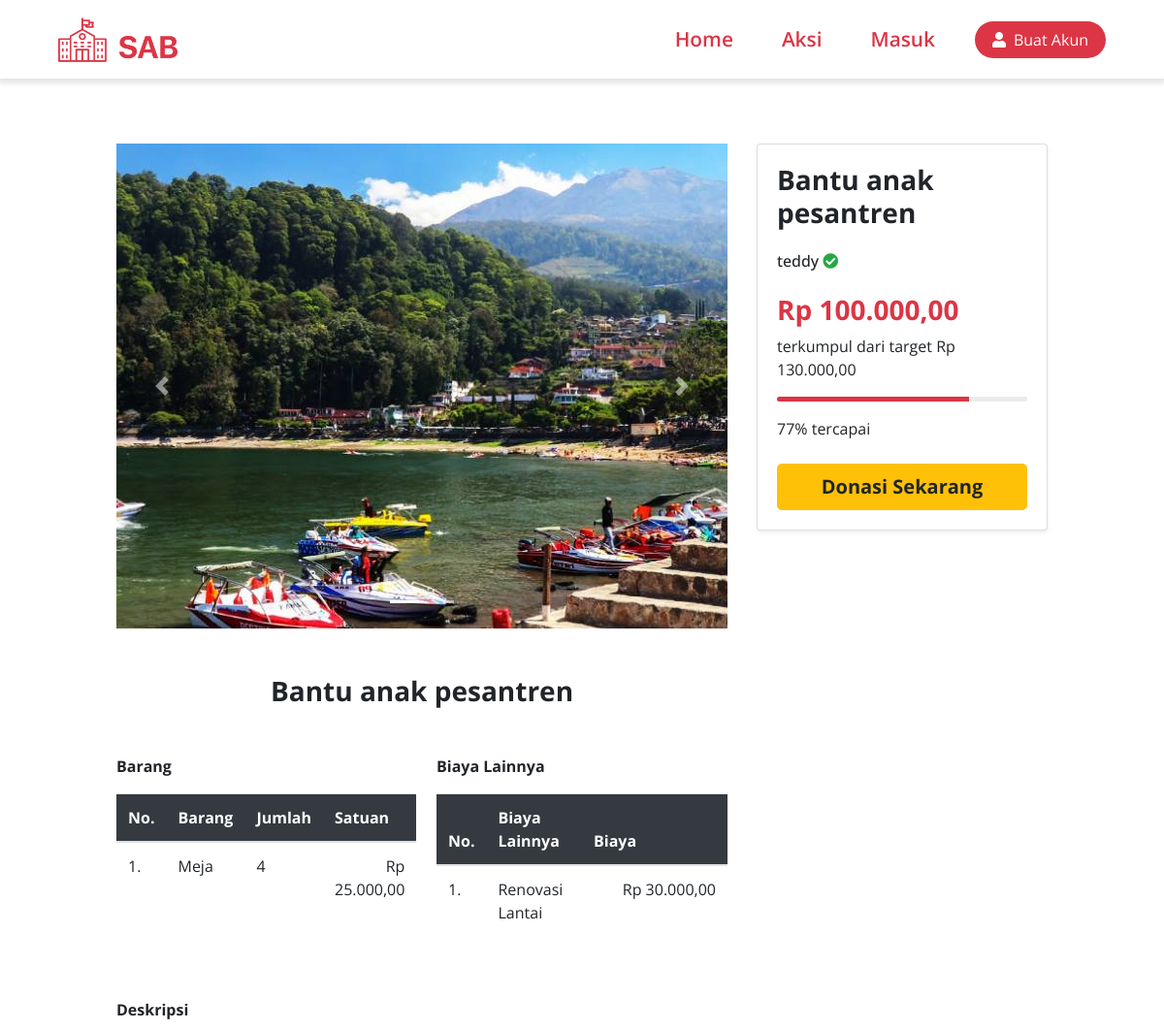
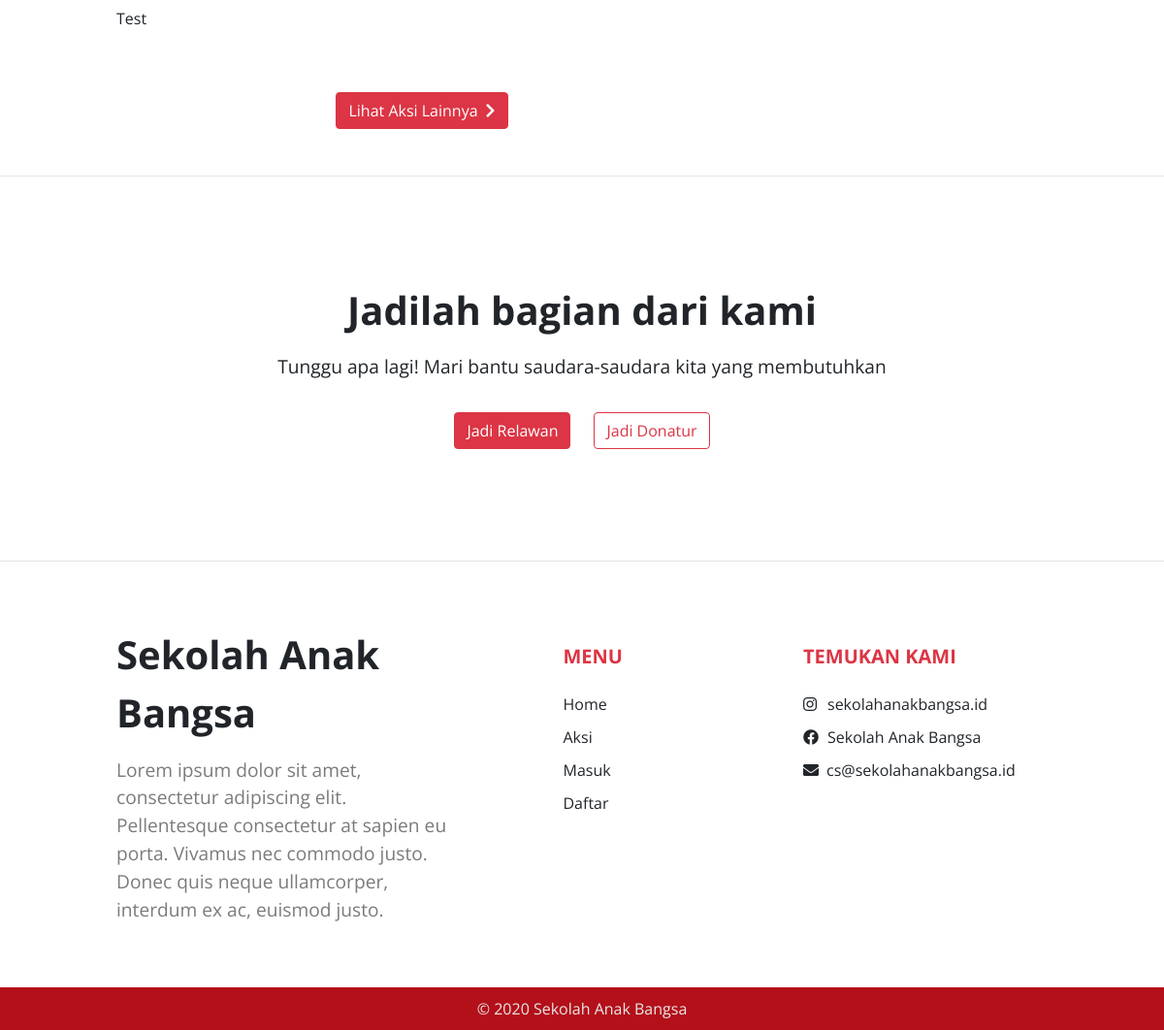
Page /donasi?id=6 on the committed database (2 pictures, top to bottom).
### tables this page shows
CREATE TABLE `gambar_aksi` (
  `id` int(11) NOT NULL,
  `id_aksi` int(11) NOT NULL,
  `gambar` varchar(100) NOT NULL,
  `creaby` varchar(100) NOT NULL,
  `creadate` datetime NOT NULL DEFAULT current_timestamp(),
  `modiby` varchar(100) NOT NULL,
  `modidate` datetime NOT NULL DEFAULT current_timestamp(),
  `row_status` enum('A','D') NOT NULL
);

CREATE TABLE `aksi` (
  `id_aksi` int(11) NOT NULL,
  `id_relawan` int(11) NOT NULL,
  `nama_aksi` varchar(100) NOT NULL,
  `target_donasi` decimal(10,0) NOT NULL,
  `deskripsi_aksi` varchar(255) NOT NULL,
  `tanggal_selesai` datetime NOT NULL DEFAULT current_timestamp(),
  `creaby` varchar(100) NOT NULL,
  `creadate` datetime NOT NULL DEFAULT current_timestamp(),
  `modiby` varchar(100) NOT NULL,
  `modidate` datetime NOT NULL DEFAULT current_timestamp(),
  `row_status` enum('A','D') NOT NULL
);

CREATE TABLE `aksi_barang` (
  `id` int(11) NOT NULL,
  `id_aksi` int(11) NOT NULL,
  `id_barang` int(11) NOT NULL,
  `jumlah` int(11) NOT NULL,
  `harga_satuan` int(11) NOT NULL,
  `creaby` varchar(100) NOT NULL,
  `creadate` datetime NOT NULL DEFAULT current_timestamp(),
  `modiby` varchar(100) NOT NULL,
  `modidate` datetime NOT NULL DEFAULT current_timestamp(),
  `row_status` enum('A','D') NOT NULL
);

CREATE TABLE `barang` (
  `id_barang` int(11) NOT NULL,
  `nama_barang` varchar(100) NOT NULL,
  `deskripsi_barang` varchar(255) NOT NULL,
  `creaby` varchar(100) NOT NULL,
  `creadate` datetime NOT NULL DEFAULT current_timestamp(),
  `modiby` varchar(100) NOT NULL,
  `modidate` datetime NOT NULL DEFAULT current_timestamp(),
  `row_status` enum('A','D') NOT NULL
);

CREATE TABLE `aksi_biaya_lainnya` (
  `id` int(11) NOT NULL,
  `id_aksi` int(11) NOT NULL,
  `id_biaya_lainnya` int(11) NOT NULL,
  `biaya` int(11) DEFAULT NULL,
  `creaby` varchar(100) NOT NULL,
  `creadate` datetime NOT NULL DEFAULT current_timestamp(),
  `modiby` varchar(100) NOT NULL,
  `modidate` datetime NOT NULL DEFAULT current_timestamp(),
  `row_status` enum('A','D') NOT NULL
);

CREATE TABLE `biaya_lainnya` (
  `id_biaya_lainnya` int(11) NOT NULL,
  `nama_biaya_lainnya` varchar(100) NOT NULL,
  `deskripsi_biaya_lainnya` varchar(255) NOT NULL,
  `creaby` varchar(100) NOT NULL,
  `creadate` datetime NOT NULL DEFAULT current_timestamp(),
  `modiby` varchar(100) NOT NULL,
  `modidate` datetime NOT NULL DEFAULT current_timestamp(),
  `row_status` enum('A','D') NOT NULL
);

CREATE TABLE `relawan` (
  `id_relawan` int(11) NOT NULL,
  `id_cluster_relawan` int(11) NOT NULL,
  `id_sekolah` int(11) DEFAULT NULL,
  `id_user_login` int(11) NOT NULL,
  `nik` varchar(100) NOT NULL,
  `nama_relawan` varchar(100) NOT NULL,
  `jenis_kelamin` enum('L','P') NOT NULL,
  `no_telepon` varchar(20) NOT NULL,
  `email` varchar(100) NOT NULL,
  `tempat_lahir` varchar(100) NOT NULL,
  `tanggal_lahir` datetime NOT NULL DEFAULT current_timestamp(),
  `creaby` varchar(100) NOT NULL,
  `creadate` datetime NOT NULL DEFAULT current_timestamp(),
  `modiby` varchar(100) NOT NULL,
  `modidate` datetime NOT NULL DEFAULT current_timestamp(),
  `row_status` enum('A','D') NOT NULL
);

### application/controllers/Donasi.php (called while the page is built, shortened)
<?php
class Donasi extends CI_Controller
{
	public function __construct()
	{
		$this->load->model('barang_model');
		$this->load->model('aksi_barang_model');
		$this->load->model('aksi_biaya_lainnya_model');
		$this->load->model('aksi_model');
		$this->load->model('biaya_lainnya_model');
		$this->load->model('donatur_aksi_model');
		$this->load->model('donatur_model');
		$this->load->model('gambar_aksi_model');
		$this->load->model('relawan_model');
		$this->load->model('status_aksi_model');
		$this->load->library('form_validation');
	}
	public function index()
	{
		$get = $this->input->get();
		$id = $get["id"];
		$isLogin = $this->session->is_login == null ? false : $this->session->is_login;
		$header['isLogin'] = $isLogin;
		$this->load->view('templates/donatur_header', $header);
		$data_aksi = $this->aksi_model->getAksi($id);
		$data_barang = $this->barang_model->getBarang();
		$data_relawan = $this->relawan_model->getByID($data_aksi->id_relawan);
		$data_aksi_barang = $this->aksi_barang_model->getAksiBarangByIdAksi($id);
		$data_aksi_biaya_lainnya = $this->aksi_biaya_lainnya_model->getBiayaLainnyaByIdAksi($id);
		$data_biaya_lainnya = $this->biaya_lainnya_model->getBiayaLainnya();
		$data_donatur_aksi = $this->donatur_aksi_model->getDanaValidByIdAksi($id);
		$data_gambar_aksi = $this->gambar_aksi_model->getGambarByIdAksi($id);
		$data['data_aksi'] = $data_aksi;
		$data['data_barang'] = $data_barang;
		$data['data_relawan'] = $data_relawan;
		$data['data_aksi_barang'] = $data_aksi_barang;
		$data['data_aksi_biaya_lainnya'] = $data_aksi_biaya_lainnya;
		$data['data_biaya_lainnya'] = $data_biaya_lainnya;
		$data['data_donatur_aksi'] = $data_donatur_aksi;
		$data['data_gambar_aksi'] = $data_gambar_aksi;
		$data['is_login'] = $isLogin;
		$this->load->view('home/aksi-detail', $data);
		$this->load->view('templates/donatur_footer');
	}
}

### index.php (called while the page is built, shortened)
<?php
require_once BASEPATH.'core/CodeIgniter.php';

### application/models/gambar_aksi_model.php (called while the page is built, shortened)
<?php
class gambar_aksi_model extends CI_Model
{
    private $_table = "gambar_aksi";
    public function getGambarByIdAksi($id)
    {
      $query = $this->db
              ->from($this->_table)
              ->where(['id_aksi' => $id, 'row_status' => 'A'])
              ->get();
          return $query->result();
    }
}
?>

### application/models/aksi_model.php (called while the page is built, shortened)
<?php
class aksi_model extends CI_Model
{
    private $_table = "aksi";
    public function getAksi($id)
    {
        $query = $this->db
            ->from($this->_table)
            ->where(['id_aksi' => $id])
            ->get();
        return $query->row();
    }
}

### application/models/aksi_barang_model.php (called while the page is built, shortened)
<?php
class aksi_barang_model extends CI_Model
{
    private $_table = "aksi_barang";
    public function getAksiBarangByIdAksi($id)
    {
      $query = $this->db
              ->from($this->_table)
              ->where(['id_aksi' => $id])
              ->get();
          return $query->result();
    }
}
?>

### application/models/barang_model.php (called while the page is built, shortened)
<?php
class barang_model extends CI_Model
{
    private $_table = "barang";
    public function getBarang()
    {
        $query = $this->db
            ->from($this->_table)
            ->where(['row_status' => 'A'])
            ->order_by('nama_barang', 'asc')
            ->get();
        return $query->result();
    }
}

### application/models/aksi_biaya_lainnya_model.php (called while the page is built, shortened)
<?php
class aksi_biaya_lainnya_model extends CI_Model
{
	private $_table = "aksi_biaya_lainnya";
	public function getBiayaLainnyaByIdAksi($id)
	{
		$query = $this->db
            ->from($this->_table)
            ->where(['id_aksi' => $id])
            ->get();
        return $query->result();
    }
}
?>

### application/models/biaya_lainnya_model.php (called while the page is built, shortened)
<?php
class biaya_lainnya_model extends CI_Model
{
    private $_table = "biaya_lainnya";
    public function getBiayaLainnya()
    {
        $query = $this->db
            ->from($this->_table)
            ->where(['row_status' => 'A'])
            ->order_by('nama_biaya_lainnya', 'asc')
            ->get();
        return $query->result();
    }
}

### application/models/relawan_model.php (called while the page is built, shortened)
<?php
class Relawan_model extends CI_Model
{
    private $_table = "relawan";
    public function getByID($id)
    {
        return $this->db->get_where($this->_table, ["id_relawan" => $id])->row();
    }
}

### application/models/donatur_aksi_model.php (called while the page is built, shortened)
<?php
class donatur_aksi_model extends CI_Model
{
    private $_table = "donatur_aksi";
    public function getDanaValidByIdAksi($id)
    {
        $query = $this->db
            ->from($this->_table)
            ->where(['id_aksi' => $id])
            ->where(['is_valid' => 'Y'])
            ->get();
        $jumlah = 0;
        foreach ($query->result() as $a) {
            $jumlah += $a->donasi;
        }
        return $jumlah;
    }
}

### application/views/home/aksi-detail.php (the view, shortened to what this page needs)
<section class="bg-white section-page mb-5">
    <div class="row mt-5">
        <div class="col-md-8">
            <div id="carouselExampleIndicators" class="carousel slide carousel-aksi" data-ride="carousel">
                <ol class="carousel-indicators">
                    <?php
                    $i = 0;
                    foreach ($data_gambar_aksi as $g) {
                    ?>
                        <li data-target="#carouselExampleIndicators" data-slide-to="<?php echo $i ?>" <?php if ($i == 0) echo "class='active'" ?>></li>
                    <?php $i++;
                    } ?>
                </ol>
                <div class="carousel-inner">
                    <?php
                    $i = 0;
                    foreach ($data_gambar_aksi as $g) {
                    ?>
                        <div class="carousel-item <?= ($i == 0) ? 'active' : '' ?>">
                            <img class="d-block w-100" src="<?php echo base_url('assets/images/aksi/' . $g->gambar) ?>" alt="First slide">
                        </div>
                    <?php $i++;
                    } ?>
                </div>
                <a class="carousel-control-prev" href="#carouselExampleIndicators" role="button" data-slide="prev">
                    <span class="carousel-control-prev-icon" aria-hidden="true"></span>
                </a>
                <a class="carousel-control-next" href="#carouselExampleIndicators" role="button" data-slide="next">
                    <span class="carousel-control-next-icon" aria-hidden="true"></span>
                </a>
            </div>
            <h3 class="mt-5 font-weight-bold"><?php echo $data_aksi->nama_aksi ?></h3>
            <div class="row">
                <div class="col-md-6">
                    <p class="mt-5 font-weight-bold">Barang</p>
                    <table class="table table-hover">
                        <thead class="bg-dark text-white">
                            <tr>
                                <th>No.</th>
                                <th>Barang</th>
                                <th>Jumlah</th>
                                <th>Satuan</th>
                            </tr>
                        </thead>
                        <tbody>
                            <?php $i = 1;
                            foreach ($data_aksi_barang as $barang) {
                            ?>
                                <tr>
                                    <td><?php echo $i ?>.</td>
                                    <td>
                                        <?php
                                        foreach ($data_barang as $b) {
                                            if ($b->id_barang == $barang->id_barang) {
                                                echo $b->nama_barang;
                                            }
                                        }
                                        ?>
                                    </td>
                                    <td><?php echo $barang->jumlah ?></td>
                                    <td align="right"><?php echo 'Rp ' . number_format($barang->harga_satuan, 2, ',', '.'); ?></td>
                                </tr>
                            <?php $i++;
                            } ?>
                        </tbody>
                    </table>
                </div>
                <div class="col-md-6">
                    <p class="mt-5 font-weight-bold">Biaya Lainnya</p>
                    <table class="table table-hover">
                        <thead class="bg-dark text-white">
                            <tr>
                                <th>No.</th>
                                <th>Biaya Lainnya</th>
                                <th>Biaya</th>
                            </tr>
                        </thead>
                        <tbody>
                            <?php $i = 1;
                            foreach ($data_aksi_biaya_lainnya as $biaya_lainnya) {
                            ?>
                                <tr>
                                    <td><?php echo $i ?>.</td>
                                    <td>
                                        <?php
                                        foreach ($data_biaya_lainnya as $b) {
                                            if ($b->id_biaya_lainnya == $biaya_lainnya->id_biaya_lainnya) {
                                                echo $b->nama_biaya_lainnya;
                                            }
                                        }
                                        ?>
                                    </td>
                                    <td style="width:150px" align="right"><?php echo 'Rp ' . number_format($biaya_lainnya->biaya, 2, ',', '.'); ?></td>
                                </tr>
                            <?php $i++;
                            } ?>
                        </tbody>
                    </table>
                </div>
            </div>
            <div class="row my-5">
                <div class="col-12">
                    <p class="font-weight-bold">Deskripsi</p>
                    <p><?php echo $data_aksi->deskripsi_aksi ?></p>
                </div>
            </div>
            <div class="d-flex justify-content-center">
                <a href="<?= site_url('home/aksi') ?>" class="btn btn-danger">Lihat Aksi Lainnya <i class="fa fa-chevron-right ml-2"></i></a>
            </div>
        </div>
        <div class="col-md-4">
            <div class="card shadow-sm">
                <div class="card-body">
                    <h3 class="card-title mb-4 font-weight-bold text-left"><?php echo $data_aksi->nama_aksi ?></h3>
                    <h6><?php echo $data_relawan->nama_relawan ?> <i class="fa fa-check-circle text-success"></i></h6>
                    <div class="d-flex flex-column mt-4">
                        <p class="font-weight-bold text-danger h3">Rp <?php echo number_format($data_donatur_aksi, 2, ',', '.'); ?></p>
                        <p>terkumpul dari target Rp <?php echo number_format($data_aksi->target_donasi, 2, ',', '.'); ?></p>
                    </div>
                    <?php $persen = $data_donatur_aksi * 100 / $data_aksi->target_donasi  ?>
                    <div class="progress">
                        <div class="progress-bar bg-danger" role="progressbar" style="width: <?php echo $persen ?>%" aria-valuenow="0" aria-valuemin="0" aria-valuemax="100"></div>
                    </div>
                    <p class="mt-3 mb-4"><?php echo round($persen) ?>% tercapai</p>
                    <div class="mt-3">
                        <a href="<?= $is_login ? site_url('donasi/pembayaran?id=' . $data_aksi->id_aksi) : site_url('login')  ?>" class="btn btn-warning btn-lg font-weight-bold mt-3 d-block w-100">Donasi Sekarang</a>
                    </div>
                </div>
            </div>
        </div>
    </div>
</section>

### assets/css/home-style.css (style rules this page uses)
html, body { margin: 0; padding: 0; font-family: "Open Sans"; background-color: white; width: 100%; height: 100%; }
img { max-width: 100%; height: auto; display: block; }
h3 { text-align: center; font-weight: 400; margin-bottom: 0; }
.carousel-aksi { height: 500px; width: 100%; }
.carousel-aksi img { height: 500px; -o-object-fit: cover; object-fit: cover; }
a, a:hover { text-decoration: none !important; color: unset; }
.progress { height: 5px; }
.btn { display: -webkit-box; display: -ms-flexbox; display: flex; -webkit-box-align: center; -ms-flex-align: center; align-items: center; }
section, footer > div:first-child { padding: 50px 10%; padding-bottom: 0px !important; }
.section-page { padding-top: 100px; }

### rows in the picture
gambar_aksi: gambar (picture)
aksi: nama_aksi "Bantu anak pesantren", deskripsi_aksi "Test", target_donasi "130.000,00", target_donasi "77"
aksi_barang: jumlah "4", harga_satuan "25.000,00"
barang: nama_barang "Meja"
aksi_biaya_lainnya: biaya "30.000,00"
biaya_lainnya: nama_biaya_lainnya "Renovasi Lantai"
relawan: nama_relawan "teddy"

### other values in the picture
$data_donatur_aksi "100.000,00"
